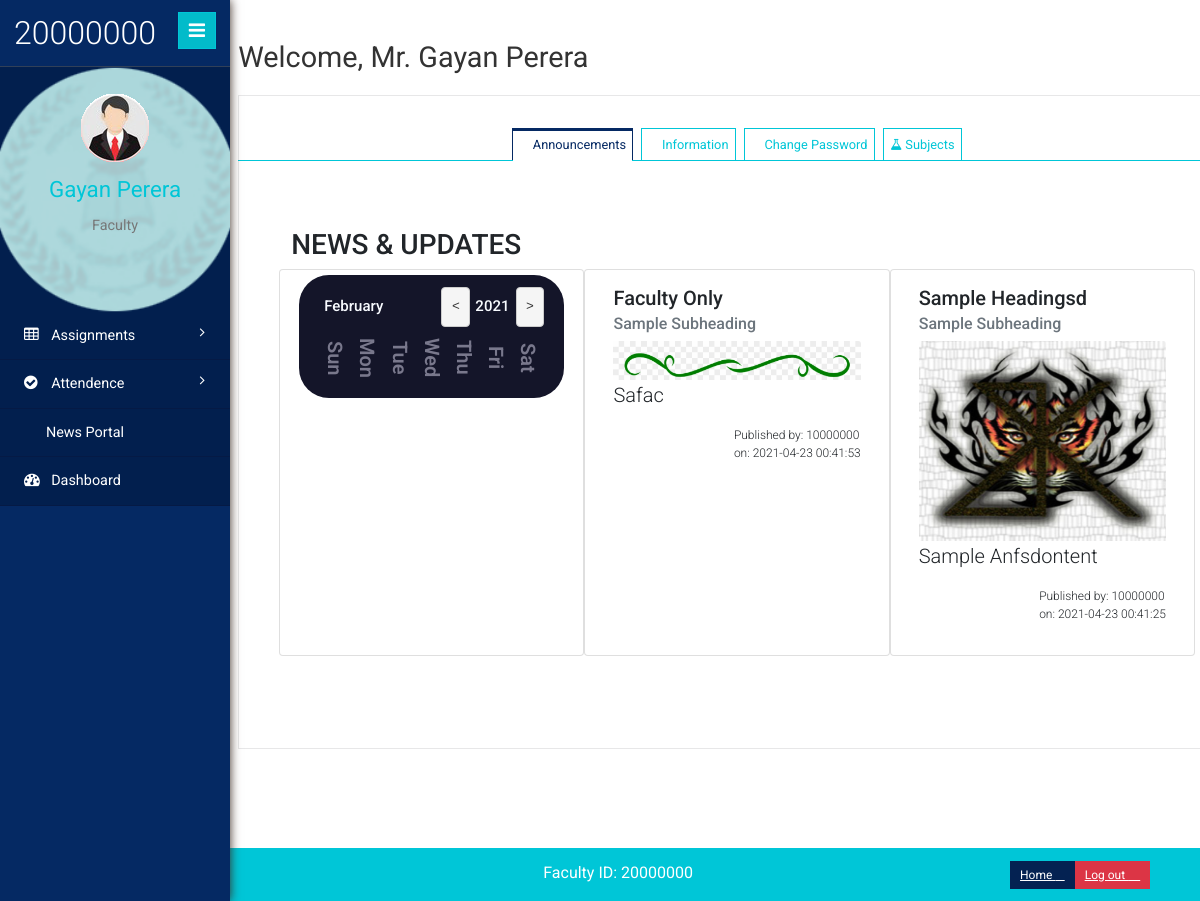
The app's page /faculty/home.php (signed in) with its own data.
### tables this page shows
CREATE TABLE `teacher_info` (
  `t_id` int(12) NOT NULL,
  `t_fullname` varchar(100) NOT NULL,
  `t_address` varchar(100) NOT NULL,
  `t_email` varchar(50) NOT NULL,
  `t_username` int(12) NOT NULL,
  `t_pass` varchar(30) NOT NULL,
  `t_dob` varchar(20) NOT NULL,
  `t_contact` varchar(15) NOT NULL,
  `t_staff_type` varchar(10) NOT NULL DEFAULT 'Teacher',
  `t_gender` varchar(10) NOT NULL,
  `t_created` datetime NOT NULL DEFAULT CURRENT_TIMESTAMP
);

CREATE TABLE `news_data` (
  `n_id` int(12) NOT NULL,
  `n_date` datetime NOT NULL DEFAULT CURRENT_TIMESTAMP ON UPDATE CURRENT_TIMESTAMP,
  `n_head` varchar(50) NOT NULL,
  `n_shead` varchar(50) NOT NULL,
  `n_details` varchar(200) NOT NULL,
  `n_image` varchar(50) NOT NULL DEFAULT '../News-Img/default.jpg',
  `n_audience` varchar(10) NOT NULL,
  `n_author` int(12) NOT NULL
);

### setting/config.php (called while the page is built, shortened)
<?php
class project2
{
	public $username = "username";
	public $password = "password";
	public $server = "localhost";
	public $dbname = "project2";
	public $connectdb;
	function __construct()
	{
		$this->connectdb = new mysqli($this->server,$this->username,$this->password,$this->dbname);
	}
	public function teacher_info($adminname,$t_staff_type)
	{
		switch($t_staff_type)
		{
			case "Teacher":
			$teacher_info_select = "select * from teacher_info where t_staff_type='$t_staff_type' AND t_username='$adminname'";
			break;
		}
		$teacher_info_select_run = $this->connectdb->query($teacher_info_select);
		return $teacher_info_select_run;
	}
	public function get_news($user){
		switch($user){
			case 'Faculty':
				$get_news = "SELECT * FROM news_data WHERE n_audience='Faculty' OR n_audience='Public' ORDER BY n_id DESC LIMIT 8";
				break;
		}
		$get_news_run = $this->connectdb->query($get_news);
		return $get_news_run;
	}
}
$ravi = new project2;
?>

### faculty/home1.php (the view, shortened to what this page needs)
<div class="outter-wp">
    <div class="tab-main">
        <div class="tab-inner">
            <div id="tabs" class="tabs">
                <h2 class="inner-tittle">Welcome,
                    <?php echo $faculty_display['t_gender'] == "Male" ? "Mr. " : "Ms. "; echo ucfirst($faculty_display['t_fullname']); ?> </h2>
                <div class="graph">
                    <nav>
                        <ul>
                            <li><a href="#section-0"><i class="lnr lnr-bullhorn"></i>
                                    <span>Announcements</span></a></li>
                            <li><a href="#section-1"><i class="lnr lnr-briefcase"></i>
                                    <span>Information</span></a></li>
                            <li><a href="#section-2"><i class="lnr lnr-lighter"></i> <span>Change
                                        Password</span></a></li>
                            <li><a href="#section-3"><i class="fa fa-flask"></i>
                                    <span>Subjects</span></a></li>
                        </ul>
                    </nav>
                    <div class="content tab">
                    <section id="section-0">
                            <div class="row">
                                <?php
                                $got_news = $ravi->get_news('Faculty');
                                if( $got_news->num_rows>0){
                                    echo "<h3>NEWS & UPDATES</h3>"; ?>
                                <div class="card col-md-6 col-lg-4">
                                    <div class="dark ">
                                        <div class="calendar ">
                                            <div class="calendar-header">
                                                <span class="month-picker" id="month-picker">February</span>
                                                <div class="year-picker">
                                                    <span class="year-change" id="prev-year">
                                                        <pre><</pre>
                                                    </span>
                                                    <span id="year">2021</span>
                                                    <span class="year-change" id="next-year">
                                                        <pre>></pre>
                                                    </span>
                                                </div>
                                            </div>
                                            <div class="calendar-body">
                                                <div class="calendar-week-day">
                                                    <div>Sun</div>
                                                    <div>Mon</div>
                                                    <div>Tue</div>
                                                    <div>Wed</div>
                                                    <div>Thu</div>
                                                    <div>Fri</div>
                                                    <div>Sat</div>
                                                </div>
                                            </div>
                                        </div>
                                    </div>
                                </div>
                                <?
                                    while($news_item = $got_news->fetch_assoc())	{
                                ?>
                                        <div class="card col-md-6 col-lg-4">
                                            <div class="card-body">
                                                <h5 class="card-title"><?php echo $news_item['n_head']; ?></h5>
                                                <h6 class="card-subtitle mb-2 text-muted"><?php echo $news_item['n_shead']; ?></h6>
                                                <img class="card-img-top" src="<?php echo $news_item['n_image']; ?>" style="max-height:10em; max-width:100%">
                                                <p class="card-text"><?php echo $news_item['n_details']; ?></p>
                                                <p style="font-size:0.6em; float: right;">Published by: <?php echo $news_item['n_author'] ." <br>on: ". $news_item['n_date']; ?> </p>
                                            </div>
                                        </div>
                                <?php
                                    }
                                }   ?>
                            </div>
                        </section>
                    </div>
                </div>
            </div>
        </div>
    </div>
</div>

### faculty/home.php (shortened to what this page needs)
<?php
include "../setting/config.php";
if(!$_SESSION['t_user'])
{
	header("location:index.php");
}
else
{
	$t_username = $_SESSION['t_user'];
	$t_name = $ravi->teacher_info($t_username,"Teacher");
	$faculty_display = $t_name->fetch_assoc();
}
?>
<!DOCTYPE HTML>
<html>
<head>
    <link href="css/bootstrap.min.css" rel='stylesheet' type='text/css' />
    <link href="../css/bootstrap5.min.css" rel="stylesheet" type='text/css'>
    <link href="css/style.css" rel='stylesheet' type='text/css' />
    <link href="css/banukacss.css" rel='stylesheet' type='text/css' />
    <link href="css/font-awesome.css" rel="stylesheet">
    <link rel="stylesheet" href="css/icon-font.min.css" type='text/css' />
    <link href="css/fabochart.css" rel='stylesheet' type='text/css' />
    <link rel="stylesheet" href="js-calendar/app.css">
</head>
<body>
    <div class="page-container">
        <div class="left-content">
            <div class="inner-content">
                <?php
				$homepage = "home1";
				include $homepage.".php";
				?>
                <footer>
                    <p>
                        <?php $ip = $_SERVER['REMOTE_ADDR'];
					if ($ip != '127.0.0.1'){
					$details = json_decode(file_get_contents("http://ipinfo.io/{$ip}/json"));
					echo "User ID: $t_username | Logged in from: ";
					echo "$details->city, $details->region, $details->country with IP address: $details->ip" ;
										}else{
											echo "Faculty ID: $t_username";
                                       }
					?>
                        <a class=" btn-danger btn-sm float-right " href="logouts.php"><span> Log out </span><i
                                class="lnr lnr-power-switch"></i></a>
                        <a class=" btn-primary btn-sm float-right " href="../"><span> Home </span><i
                                class="lnr lnr-arrow-left"></i></a>
                    </p>
                </footer>
            </div>
        </div>
        <div class="sidebar-menu">
            <header class="logo">
                <a href="#" class="sidebar-icon"> <span class="fa fa-bars"></span> </a> <a href="#"> <span id="logo">
                        <h1><?php echo $t_username ?></h1>
                    </span>
                </a>
            </header>
            <div class="down" id="sidebarbg">
                <?php
				$st_gender = $faculty_display['t_gender'];
				if($st_gender == 'Male'){
					echo "<img src='images/bk/picm.png'>";
				}else if($st_gender == 'Female'){
					echo "<img src='images/bk/picf.png'>";
				}else{
					echo "<img src='images/bk/pice.png'>";
				}
				?>
                <span class=" name-caret"><?php echo $faculty_display['t_fullname']; ?></span>
                <p>Faculty</p>
                <ul>
                    <li><a class="tooltips" href="home.php"><span>Profile</span><i class="lnr lnr-user"></i></a></li>
                    <li><a class="tooltips" href="home.php"><span>Settings</span><i class="lnr lnr-cog"></i></a></li>
                    <li><a class="tooltips" href="logouts.php"><span>Log out</span><i
                                class="lnr lnr-power-switch"></i></a></li>
                </ul>
            </div>
            <div class="menu ">
                <ul id="menu">
                    <li id="menu-academico"><a href="#"><i class="fa fa-table"></i> <span>Assignments</span> <span
                                class="fa fa-angle-right" style="float: right"></span></a>
                    </li>
                    <li id="menu-academico"><a href="#"><i class="fa fa-check-circle"></i> <span>Attendence</span> <span
                                class="fa fa-angle-right" style="float: right"></span></a>
                    </li>
                    <li><a href="home.php?at=news-portal"><i class="lnr lnr-bullhorn"></i>
                            <span>News Portal</span></a></li>
                    <li><a href="home.php"><i class="fa fa-tachometer"></i> <span>Dashboard</span></a></li>
                </ul>
            </div>
        </div>
    </div>
    <link rel="stylesheet" href="css/vroom.css">
</body>
</html>

### faculty/css/banukacss.css (style rules this page uses)
a:not([class]) { text-decoration: none; }
.down>ul>li { text-shadow: 0 0 4px #7cbeff; color: #250d5c; }
#sidebarbg { background-image: url('../images/bk/logo2.png'); background-size: cover; background-position: center; background-color: #021F4E; }

### faculty/js-calendar/app.css (style rules this page uses)
:root { --dark-body: #4d4c5a; --dark-main: #141529; --dark-second: #79788c; --dark-hover: #323048; --dark-text: #f8fbff; --light-body: #f3f8fe; --light-main: #fdfdfd; --light-second: #c3c2c8; --light-hover: #edf0f5; --light-text: #151426; --blue: #0000ff; --white: #fff; --shadow: rgba(100, 100, 111, 0.2) 0px 7px 29px 0px; --font-family: cursive; }
.dark { --bg-body: var(--dark-body); --bg-main: var(--dark-main); --bg-second: var(--dark-second); --color-hover: var(--dark-hover); --color-txt: var(--dark-text); }
.calendar { height: auto; width: 95%; margin-left: auto; margin-right: auto; margin-top: 5px; background-color: var(--bg-main); border-radius: 30px; padding: 10px; position: relative; overflow: ; }
.calendar-header { display: flex; justify-content: space-between; align-items: center; font-size: 15px; font-weight: 500; color: var(--color-txt); padding: 5px; }
.calendar-body { padding: 10px; }
.calendar-week-day { height: 40px; display: grid; grid-template-columns: repeat(7, 1fr); font-weight: 600; }
.calendar-week-day div { display: grid; place-items: center; color: var(--bg-second); writing-mode: vertical-rl; }
.month-picker { padding: 5px 10px; border-radius: 10px; cursor: pointer; }
.year-picker { display: flex; align-items: center; }
.year-change { height: 20px; width: 20px; border-radius: 50%; display: grid; place-items: center; margin: 0 10px; cursor: pointer; }

### records on screen
teacher_info: t_fullname "Gayan Perera"
news_data: n_head "Faculty Only", n_shead "Sample Subheading", n_image (picture), n_details "Safac", n_author "10000000", n_date "2021-04-23 00:41:53"
news_data: n_head "Sample Headingsd", n_shead "Sample Subheading", n_image (picture), n_details "Sample Anfsdontent", n_author "10000000", n_date "2021-04-23 00:41:25"

### other values on screen
$t_username "20000000"
